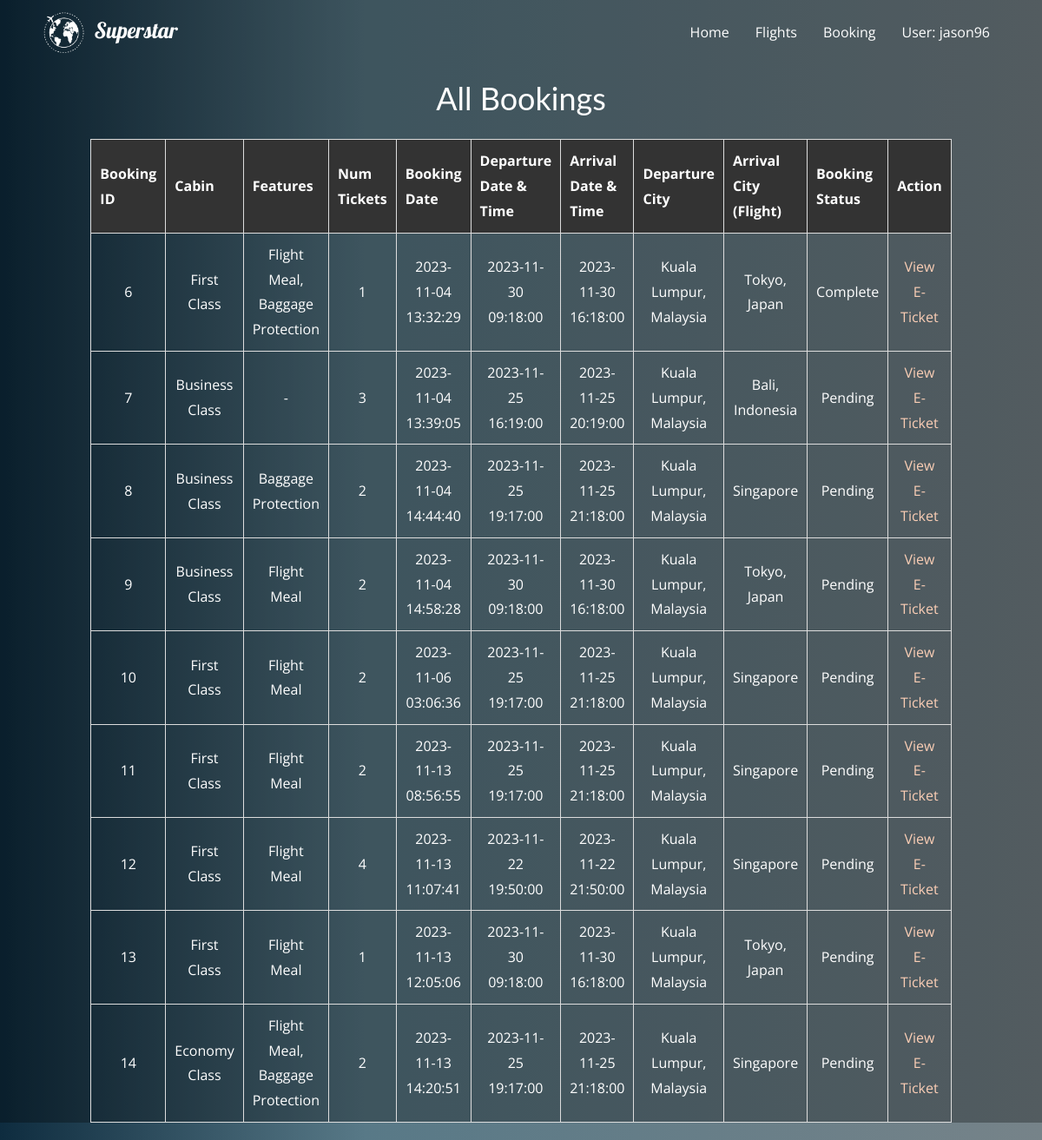
Screenshot of /Superstar/viewBooking.php (signed in) with the database file from the repository.
### tables this page shows
CREATE TABLE `booking` (
  `id` int(11) NOT NULL,
  `cabin` varchar(50) NOT NULL,
  `features` text,
  `num_tickets` int(11) NOT NULL,
  `selected_flight_id` int(11) NOT NULL,
  `selected_departure_date` date NOT NULL,
  `selected_arrival_city` varchar(255) NOT NULL,
  `flight_id` int(11) NOT NULL,
  `member_id` int(11) NOT NULL,
  `booking_date` timestamp NOT NULL DEFAULT CURRENT_TIMESTAMP,
  `booking_status` varchar(255) NOT NULL DEFAULT 'Pending'
);

CREATE TABLE `flights` (
  `id` int(11) NOT NULL,
  `departure_datetime` datetime DEFAULT NULL,
  `arrival_datetime` datetime DEFAULT NULL,
  `departure_city` varchar(255) DEFAULT NULL,
  `arrival_city` varchar(255) DEFAULT NULL,
  `duration` int(11) DEFAULT NULL,
  `price` decimal(10,2) DEFAULT NULL
);

### Superstar/viewBooking.php (the view, shortened to what this page needs)
<!DOCTYPE html>
<html lang="en">
<head>
    <link rel="stylesheet" href="https://stackpath.bootstrapcdn.com/font-awesome/4.7.0/css/font-awesome.min.css">
</head>
<body>
    <?php
    require_once('settings.php');
    $conn = @mysqli_connect($host, $user, $pwd, $sql_db);
    if (isset($_SESSION['member_id'])) {
        $userId = $_SESSION['member_id'];
    } else {
        header("Location: index.php");
        exit();
    }
    include 'includes/memberHeader.inc';
    echo "<br><br><br>";
    echo "<center><h1 style=\"color: white;\">All Bookings</h1></center>";
    $bookingsQuery = "SELECT booking.*,
                        flights.departure_datetime, flights.arrival_datetime,
                        flights.departure_city AS flight_departure_city, flights.arrival_city AS flight_arrival_city
                    FROM booking
                    LEFT JOIN flights ON booking.selected_flight_id = flights.id
                    LEFT JOIN members ON booking.member_id = members.id
                    WHERE booking.member_id = '$userId'";
    $bookingsResult = mysqli_query($conn, $bookingsQuery);
    if ($bookingsResult && mysqli_num_rows($bookingsResult) > 0) {
    ?>
        <table id="bookingsTable" border="1">
            <thead>
                <tr>
                    <th onclick="sortTable(0)">Booking ID</th>
                    <th onclick="sortTable(1)">Cabin</th>
                    <th onclick="sortTable(2)">Features</th>
                    <th onclick="sortTable(3)">Num Tickets</th>
                    <th onclick="sortTable(4)">Booking Date</th>
                    <th onclick="sortTable(5)">Departure Date & Time</th>
                    <th onclick="sortTable(6)">Arrival Date & Time</th>
                    <th onclick="sortTable(7)">Departure City</th>
                    <th onclick="sortTable(8)">Arrival City (Flight)</th>
                    <th onclick="sortTable(9)">Booking Status</th>
                    <th>Action</th>
                </tr>
            </thead>
            <tbody>
                <?php
                while ($row = mysqli_fetch_assoc($bookingsResult)) {
                    echo "<tr>";
                    echo "<td>{$row['id']}</td>";
                    echo "<td>{$row['cabin']}</td>";
                    echo "<td>{$row['features']}</td>";
                    echo "<td>{$row['num_tickets']}</td>";
                    echo "<td>{$row['booking_date']}</td>";
                    echo "<td>{$row['departure_datetime']}</td>";
                    echo "<td>{$row['arrival_datetime']}</td>";
                    echo "<td>{$row['flight_departure_city']}</td>";
                    echo "<td>{$row['flight_arrival_city']}</td>";
                    echo "<td>{$row['booking_status']}</td>";
                    echo "<td><a href='eTicket.php?bookingId={$row['id']}'>View E-Ticket</a></td>";
                    echo "</tr>";
                }
                ?>
            </tbody>
        </table>
    <?php
    } else {
        echo "<p>No bookings found for the current member.</p>";
    }
    ?>
</body>
</html>

### Superstar/viewBooking.php (style rules this page uses)
body { font-family: 'Open Sans', sans-serif; background-color: #282c35; color: white; text-align: center; }
table { margin: 20px auto; border-collapse: collapse; width: 80%; }
th, td { border: 1px solid #ddd; padding: 10px; text-align: center; color: white; }
th { background-color: #333; color: white; cursor: pointer; text-align: center; }

### Superstar/includes/memberHeader.inc (style rules this page uses)
html { font-size: 62.5%; }
body { font-family: 'Open Sans', sans-serif; font-size: 1.6rem; font-weight: 400; background: linear-gradient(90deg, rgba(14,44,63,1) 0%, rgba(88,121,135,1) 35%, rgba(118,131,137,1) 100%); }
h1 { margin-bottom: 0.5em; font-size: 3.6rem; }

### rows the page displays
booking: id "6", cabin "First Class", features "Flight Meal, Baggage Protection", num_tickets "1", booking_date "2023-11-04 13:32:29", selected_flight.departure_datetime "2023-11-30 09:18:00", selected_flight.arrival_datetime "2023-11-30 16:18:00", selected_flight.departure_city "Kuala Lumpur, Malaysia", selected_flight.arrival_city "Tokyo, Japan", booking_status "Complete"
booking: id "7", cabin "Business Class", features "-", num_tickets "3", booking_date "2023-11-04 13:39:05", selected_flight.departure_datetime "2023-11-25 16:19:00", selected_flight.arrival_datetime "2023-11-25 20:19:00", selected_flight.departure_city "Kuala Lumpur, Malaysia", selected_flight.arrival_city "Bali, Indonesia", booking_status "Pending"
booking: id "8", cabin "Business Class", features "Baggage Protection", num_tickets "2", booking_date "2023-11-04 14:44:40", selected_flight.departure_datetime "2023-11-25 19:17:00", selected_flight.arrival_datetime "2023-11-25 21:18:00", selected_flight.departure_city "Kuala Lumpur, Malaysia", selected_flight.arrival_city "Singapore", booking_status "Pending"
booking: id "9", cabin "Business Class", features "Flight Meal", num_tickets "2", booking_date "2023-11-04 14:58:28", selected_flight.departure_datetime "2023-11-30 09:18:00", selected_flight.arrival_datetime "2023-11-30 16:18:00", selected_flight.departure_city "Kuala Lumpur, Malaysia", selected_flight.arrival_city "Tokyo, Japan", booking_status "Pending"
booking: id "10", cabin "First Class", features "Flight Meal", num_tickets "2", booking_date "2023-11-06 03:06:36", selected_flight.departure_datetime "2023-11-25 19:17:00", selected_flight.arrival_datetime "2023-11-25 21:18:00", selected_flight.departure_city "Kuala Lumpur, Malaysia", selected_flight.arrival_city "Singapore", booking_status "Pending"
booking: id "11", cabin "First Class", features "Flight Meal", num_tickets "2", booking_date "2023-11-13 08:56:55", selected_flight.departure_datetime "2023-11-25 19:17:00", selected_flight.arrival_datetime "2023-11-25 21:18:00", selected_flight.departure_city "Kuala Lumpur, Malaysia", selected_flight.arrival_city "Singapore", booking_status "Pending"
booking: id "12", cabin "First Class", features "Flight Meal", num_tickets "4", booking_date "2023-11-13 11:07:41", selected_flight.departure_datetime "2023-11-22 19:50:00", selected_flight.arrival_datetime "2023-11-22 21:50:00", selected_flight.departure_city "Kuala Lumpur, Malaysia", selected_flight.arrival_city "Singapore", booking_status "Pending"
booking: id "13", cabin "First Class", features "Flight Meal", num_tickets "1", booking_date "2023-11-13 12:05:06", selected_flight.departure_datetime "2023-11-30 09:18:00", selected_flight.arrival_datetime "2023-11-30 16:18:00", selected_flight.departure_city "Kuala Lumpur, Malaysia", selected_flight.arrival_city "Tokyo, Japan", booking_status "Pending"
booking: id "14", cabin "Economy Class", features "Flight Meal, Baggage Protection", num_tickets "2", booking_date "2023-11-13 14:20:51", selected_flight.departure_datetime "2023-11-25 19:17:00", selected_flight.arrival_datetime "2023-11-25 21:18:00", selected_flight.departure_city "Kuala Lumpur, Malaysia", selected_flight.arrival_city "Singapore", booking_status "Pending"

### other values shown
$username "jason96"
